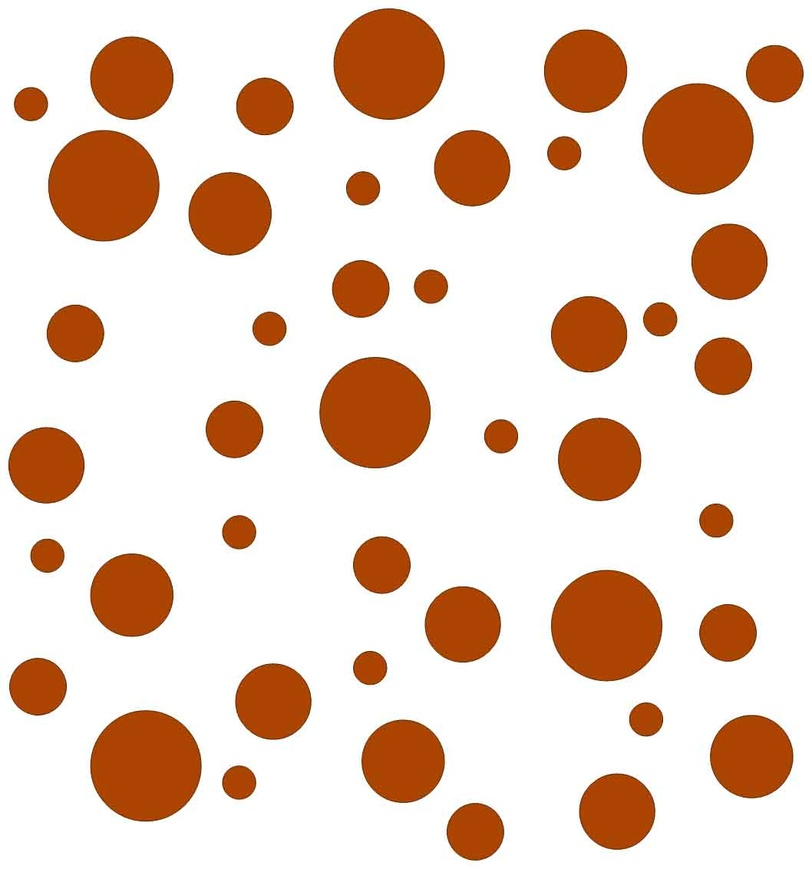
#> input picture PATfilesV2/OpenCV/circles.jpg, 812 x 869 px, shrunk from 1058 x 1132 before the run
$ python circleCounter.py
#> lines starting #> are read from the running program, lines starting #| are printed output that depends on the picture; after the words box and inside, x2 and y2 are one past the last pixel; in counts of white or black regions, pixels touching at a corner belong together
#imports computer vision version 2
import cv2

#import the numercial processing library for python, call it np for short
import numpy as np

try:
    #load an image from the disk
    circleImage = cv2.imread('circles.jpg')
#> circleImage is the input picture: shape (869, 812, 3); mean B, G, R 195.3, 210.4, 234.1

    #blur the image, so that similar colors get combined
    #https://docs.opencv.org/3.1.0/d4/d13/tutorial_py_filtering.html
    blurImage = cv2.blur(circleImage,(5,5))
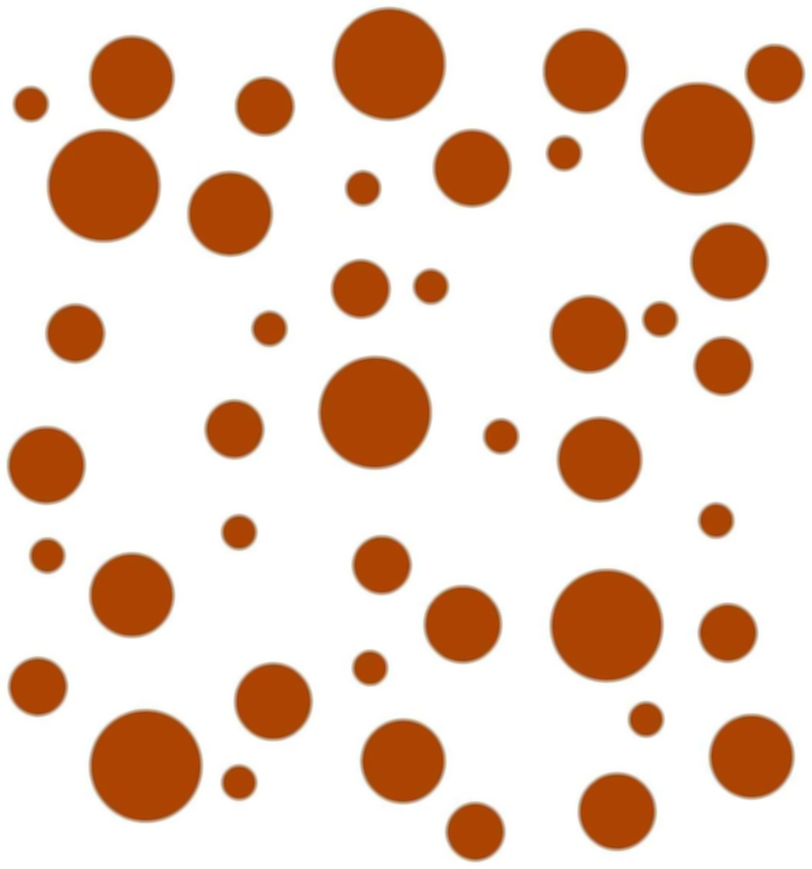
#> blurImage: shape (869, 812, 3); mean B, G, R 195.4, 210.4, 234.1

    #convert the image to grayscale
    grayImage = cv2.cvtColor(blurImage, cv2.COLOR_BGR2GRAY)
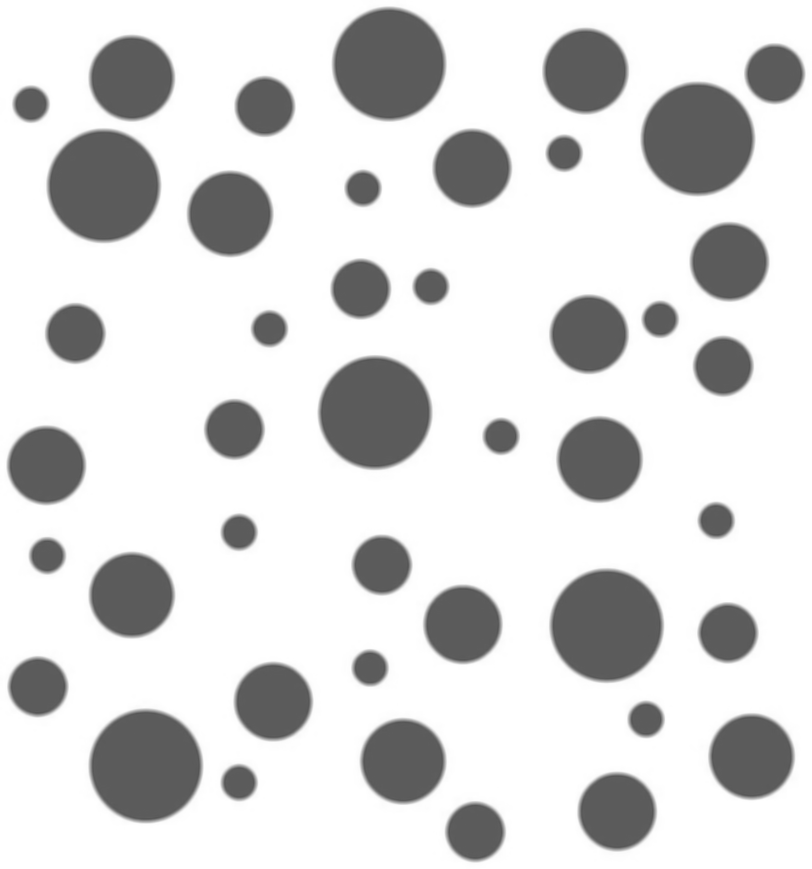
#> grayImage: shape (869, 812); min 84, max 255, mean 215.8

    #display the original image
    cv2.imshow("circles.jpg", circleImage)
    cv2.waitKey(0)

    #display the image that is greyscale and blurred.
    cv2.imshow("greyscale", grayImage)
    cv2.waitKey(0)

    """
    Detect circles in the image
    https://docs.opencv.org/3.1.0/da/d53/tutorial_py_houghcircles.html

    minDist: Minimum distance between the center (x, y) coordinates of detected circles.
    If the minDist is too small, multiple circles in the same neighborhood as the original
    may be (falsely) detected. If the minDist is too large, then some circles may not be
    detected at all.

    param1 will set the sensitivity; how strong the edges of the circles need to be.
    Too high and it won't detect anything, too low and it will find too much clutter.

    param2 will set how many edge points it needs to find to declare that it's found
    a circle. Again, too high will detect nothing, too low will declare anything to be
    a circle. The ideal value of param 2 will be related to the circumference of the circles.

    If you have an idea what size circles you are looking for, then it would be best to
    set min_radius and max_radius accordingly. Otherwise, it will return anything circular of any size.
    """
    circles = cv2.HoughCircles(grayImage, cv2.HOUGH_GRADIENT, 1, minDist=30, param1=10, param2=22, minRadius=10, maxRadius=100)
#> circles = 43 rows, first 8: [145.5, 765.5, 55.7], [374.5, 412.5, 56], [697.5, 138.5, 55.7], [103.5, 185.5, 55.7], [388.5, 63.5, 55.5], [606.5, 624.5, 56.2], [402.5, 760.5, 41.9], [131.5, 77.5, 41.6]

    circles = np.uint16(np.around(circles))
#> circles = 43 rows, first 8: [146, 766, 56], [374, 412, 56], [698, 138, 56], [104, 186, 56], [388, 64, 56], [606, 624, 56], [402, 760, 42], [132, 78, 42]

    #set a counter for the circles
    circlesNum = 0

    fontWOW = cv2.FONT_HERSHEY_SIMPLEX
    for i in circles[0,:]:
        # draw the outer circle
        cv2.circle(circleImage,(i[0],i[1]),i[2],(0,255,0),2)
        # draw the center of the circle
        cv2.circle(circleImage,(i[0],i[1]),2,(0,0,255),3)
        circlesNum = circlesNum + 1
        cv2.putText(circleImage, str(circlesNum),(i[0],i[1]), fontWOW, 1,(0,0,0),2,cv2.LINE_AA)
#> this loop made 43 passes
#> i on passes 1 to 12: [146, 766, 56], [374, 412, 56], [698, 138, 56], [104, 186, 56], [388, 64, 56], [606, 624, 56], [402, 760, 42], [132, 78, 42], [132, 594, 42], [586, 70, 42], [230, 214, 42], [472, 168, 38]
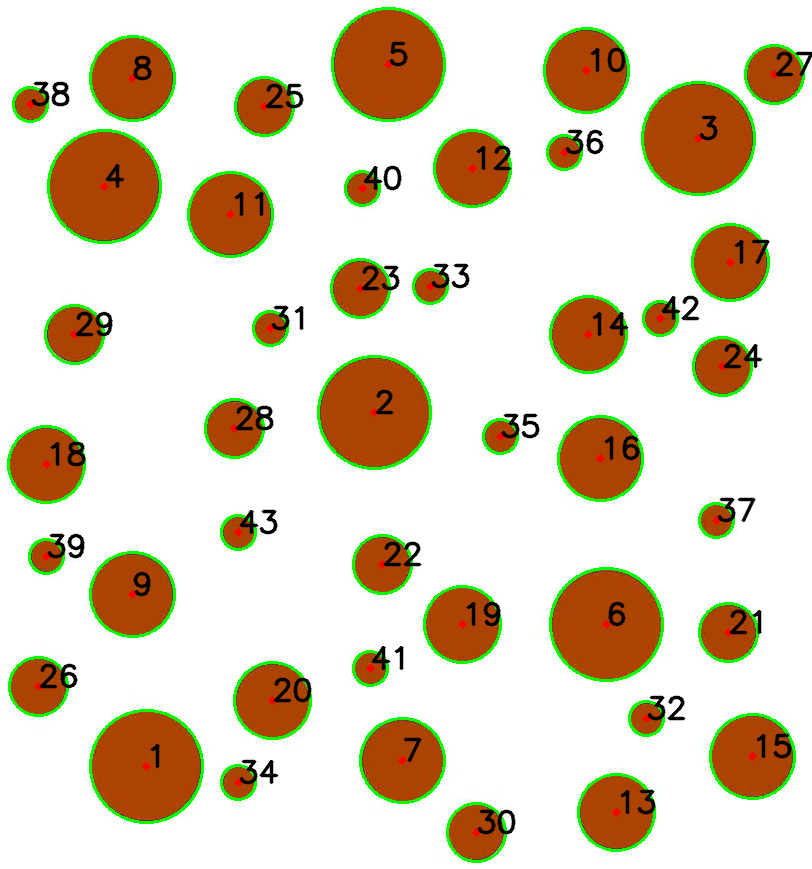
#> circleImage: shape (869, 812, 3); 6.41% of pixels changed, all inside (x1, y1, x2, y2) = (7, 7, 812, 863)
#> after the loop, circlesNum = 43

    print(circlesNum)
#| 43

    #display the image with the circles highlighted.
    cv2.imshow("final", circleImage)
    cv2.waitKey(0)

    #save the final image to disk'
    cv2.imwrite("final.jpg", circleImage)

finally:
    cv2.destroyAllWindows()
